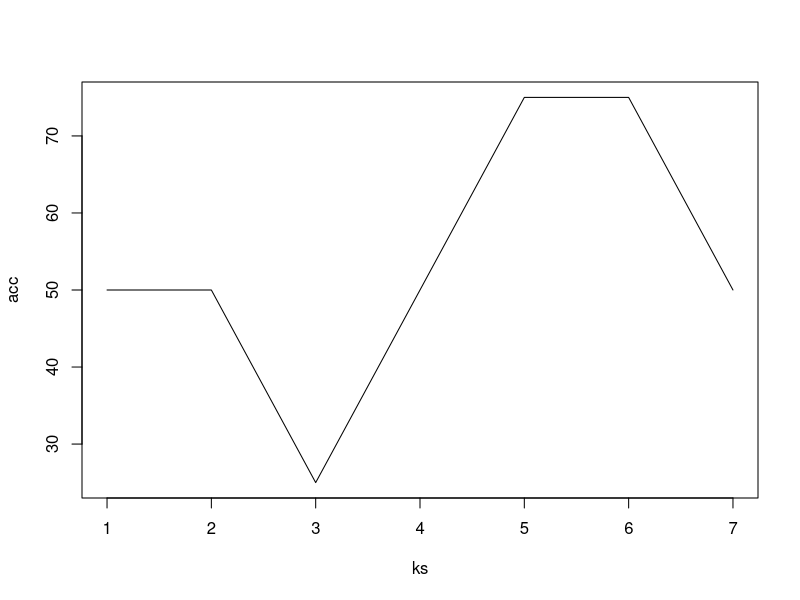

The R script that drew this image:
# x <- data.frame(
#   Age = c(25, 35, 45, 20, 35, 52, 23, 40, 60, 48, 33),
#   Loan = c(40, 60, 80, 20, 120, 18, 95, 62, 100, 220, 150) * 1000,
#   Default = c(rep('N', 6), rep('Y', 5))
# )
# write.csv(x, file = "data/loan.csv", row.names = FALSE)

KNN <- function(x, ys, default, k, cl = NULL) {
  target = setdiff(names(x), names(ys))
  
  pred = c()
  t = x[,names(ys)]

  for (i in 1:nrow(ys)) {
    x$distance = c()
    y = ys[i,]
    
    for (j in 1:nrow(t)) {
      x$distance[j] <- sqrt(sum( (t[j,] - y) ^ 2 ))
    }
    
    x  = x[order(x$distance),]
    tb = table(x[1:k, target])
    # print(tb)
    class_counts = as.vector(tb)
    
    # number of observations for each class are same
    if (length(unique(class_counts)) == 1) {
      pred = c(pred, default)
    } else {
      tb = tb[order(tb, decreasing = T)]
      pred = c(pred, names(tb)[1])
    }
  }
  return (pred)
}

x <- read.csv("data/loan.csv")

df.size = nrow(x)

set.seed(69)
indices <- sample(x = df.size, size = 0.7 * df.size)
train <- x[indices,]
test  <- x[-indices,]

## test accuracy of KNN
target_classes <- subset(train, select = "Default")
test_classes   <- test$Default

test$Default <- NULL

accuracy <- function(x){sum(diag(x))/sum(x) * 100}

ks  <- 1:nrow(train)
acc <- c()
for (k in ks) {
  pred <- KNN(train, test, 'Y', k, target_classes)
  tab <- table(pred, test_classes)
  acc = c(acc, accuracy(tab))
  print(tab)
  print(acc)
}

plot(ks, acc, type = 'l')


## predict class of y using knn for different k values

# install.packages('ggplot2')
library(class)

y <- data.frame(
  Age = 48,
  Loan = 142000
)

gprint <- function(str) { print(glue::glue(str)) }
separator <- strrep('_', 20)
for(i in 1:11) {
  gprint("{separator}\n
         k = {i}")
  
  pred1 = as.character(knn(train = x[1:2], test = y, cl = x[,3], k = i))
  pred2 = KNN(x, y, default = 'Y', i)
  
  gprint('pre-defined  knn : {pred1}
          user-defined knn : {pred2}')
}
